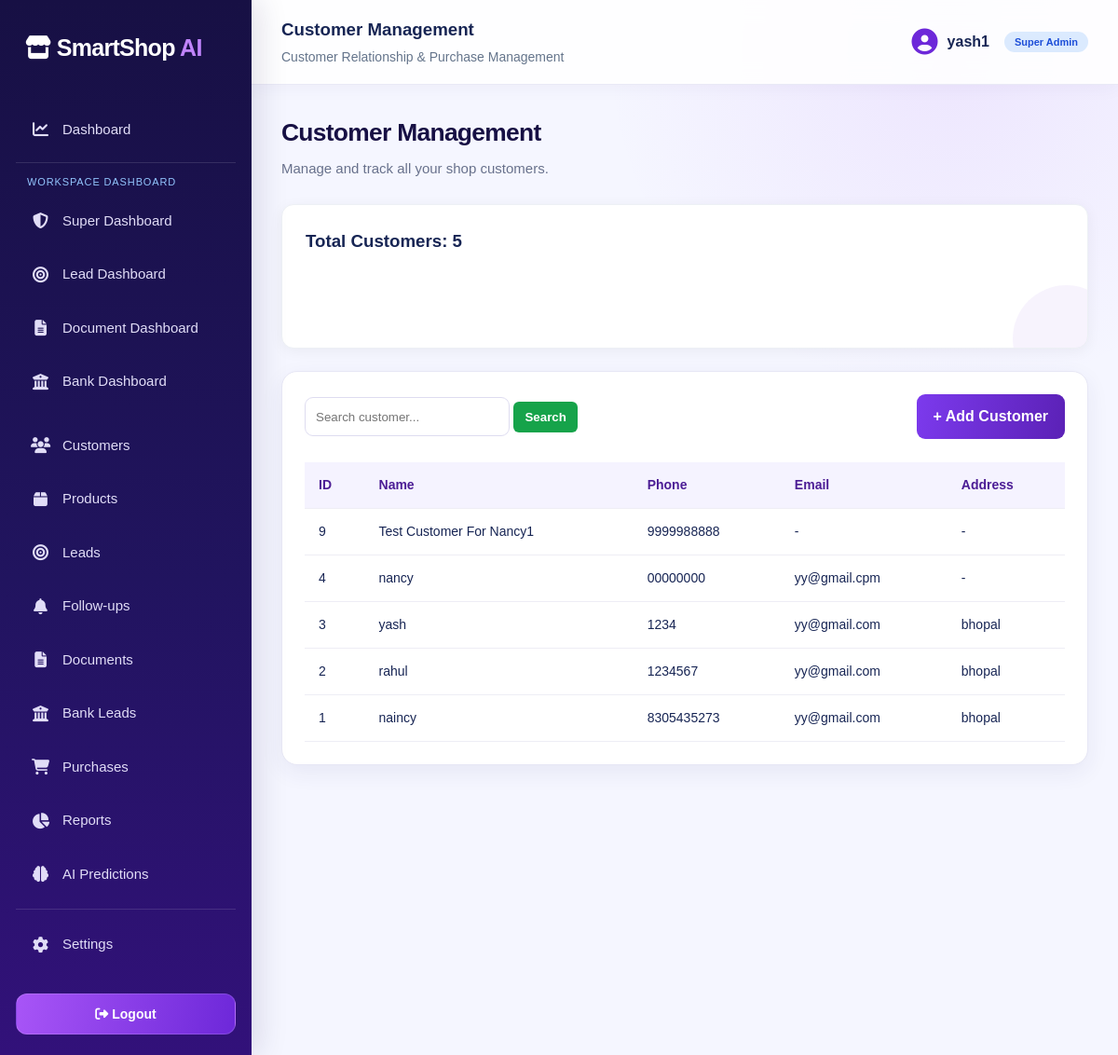
The app's page /customers/ (signed in) with its own data.
### crm/models.py (models this page shows, shortened)
class Customer(models.Model):
    shop = models.ForeignKey(
        Shop,
        on_delete=models.CASCADE
    )
    name = models.CharField(max_length=150)
    phone = models.CharField(max_length=15)
    email = models.EmailField(blank=True)
    address = models.TextField(blank=True)
    created_at = models.DateTimeField(auto_now_add=True)

### crm/views.py (the view)
# urls.py: path('customers/', views.customers, name='customers'),
@login_required
def customers(request):
    shop = get_user_shop(request.user)
    is_lead_mgr = not request.user.is_superuser and request.user.groups.filter(name='Lead Manager').exists()
    if is_lead_mgr:
        customer_list = Customer.objects.filter(
            shop=shop,
            lead__assigned_to=request.user
        ).distinct().order_by('-created_at')
    else:
        staff_id = request.GET.get('staff_id')
        if staff_id:
            customer_list = Customer.objects.filter(
                shop=shop,
                lead__assigned_to_id=staff_id
            ).distinct().order_by('-created_at')
        else:
            customer_list = Customer.objects.filter(
                shop=shop
            ).order_by('-created_at')
    search = request.GET.get('search')
    if search:
        customer_list = customer_list.filter(
            name__icontains=search
        )
    context = {
        'customers': customer_list,
        'total_customers': customer_list.count()
    }
    return render(request, 'crm/customers.html', context)

### crm/views.py (called while the page is built, shortened)
def get_user_shop(user):
    try:
        if hasattr(user, 'staff_profile') and user.staff_profile and user.staff_profile.shop_id:
            return user.staff_profile.shop
    except Exception:
        pass

### templates/crm/customers.html (shortened to what this page needs)
{% extends 'crm/base.html' %}
{% block page_heading %}Customer Management{% endblock %}
{% block content %}
<div class="welcome">
    <h2>Customer Management</h2>
    <p>Manage and track all your shop customers.</p>
</div>
<div class="stat-card">
    <h3>Total Customers: {{ total_customers }}</h3>
</div>
<div class="table-container">
    <div class="table-header">
        <form method="GET">
            <input type="text"
                   name="search"
                   placeholder="Search customer..."
                   value="{{ request.GET.search|default:'' }}">
            <button type="submit">Search</button>
        </form>
        <a href="{% url 'add_customer' %}" class="primary-btn">
            + Add Customer
        </a>
    </div>
    <table>
        <thead>
            <tr>
                <th>ID</th>
                <th>Name</th>
                <th>Phone</th>
                <th>Email</th>
                <th>Address</th>
            </tr>
        </thead>
        <tbody>
            {% for customer in customers %}
            <tr>
                <td>{{ customer.id }}</td>
                <td>{{ customer.name }}</td>
                <td>{{ customer.phone }}</td>
                <td>{{ customer.email|default:"-" }}</td>
                <td>{{ customer.address|default:"-" }}</td>
            </tr>
            {% empty %}
            <tr>
                <td colspan="5">No customers found.</td>
            </tr>
            {% endfor %}
        </tbody>
    </table>
</div>
{% endblock %}

### templates/crm/base.html (shortened to what this page needs)
{% load static %}
<!DOCTYPE html>
<html lang="en">
<head>
    <link rel="stylesheet" href="{% static 'css/app.css' %}">
    <link rel="stylesheet"
          href="https://cdnjs.cloudflare.com/ajax/libs/font-awesome/6.5.0/css/all.min.css">
</head>
<body>
<div class="layout">
    <aside class="sidebar">
        <div class="logo">
            <i class="fa-solid fa-store"></i>
            SmartShop <span>AI</span>
        </div>
        <nav>
            {% if request.user.groups.all.0.name == "Lead Manager" %}
                <a href="{% url 'lead_dashboard' %}">
                    <i class="fa-solid fa-chart-line"></i> Dashboard
                </a>
                <a href="{% url 'leads' %}">
                    <i class="fa-solid fa-bullseye"></i> Leads
                </a>
                <a href="{% url 'customers' %}">
                    <i class="fa-solid fa-users"></i> Customers
                </a>
                <a href="{% url 'followups' %}">
                    <i class="fa-solid fa-bell"></i> Follow-ups
                </a>
            {% elif request.user.is_superuser %}
                <a href="{% url 'dashboard' %}">
                    <i class="fa-solid fa-chart-line"></i> Dashboard
                </a>
                <div class="dashboard-links">
                    <small>WORKSPACE DASHBOARD</small>
                    <a href="{% url 'superuser_dashboard' %}">
                        <i class="fa-solid fa-shield-halved"></i> Super Dashboard
                    </a>
                    <a href="{% url 'lead_dashboard' %}">
                        <i class="fa-solid fa-bullseye"></i> Lead Dashboard
                    </a>
                    <a href="{% url 'document_dashboard' %}">
                        <i class="fa-solid fa-file-lines"></i> Document Dashboard
                    </a>
                    <a href="{% url 'bank_dashboard' %}">
                        <i class="fa-solid fa-building-columns"></i> Bank Dashboard
                    </a>
                </div>
                <a href="{% url 'customers' %}">
                    <i class="fa-solid fa-users"></i> Customers
                </a>
                <a href="{% url 'products' %}">
                    <i class="fa-solid fa-box"></i> Products
                </a>
                <a href="{% url 'leads' %}">
                    <i class="fa-solid fa-bullseye"></i> Leads
                </a>
                <a href="{% url 'followups' %}">
                    <i class="fa-solid fa-bell"></i> Follow-ups
                </a>
                <a href="{% url 'documents' %}">
                    <i class="fa-solid fa-file-lines"></i> Documents
                </a>
                <a href="{% url 'banks' %}">
                    <i class="fa-solid fa-building-columns"></i> Bank Leads
                </a>
                <a href="{% url 'purchases' %}">
                    <i class="fa-solid fa-cart-shopping"></i> Purchases
                </a>
                <a href="{% url 'reports' %}">
                    <i class="fa-solid fa-chart-pie"></i> Reports
                </a>
                <a href="{% url 'ai_predictions' %}">
                    <i class="fa-solid fa-brain"></i> AI Predictions
                </a>
            {% endif %}
            <div style="margin-top: 12px; padding-top: 12px; border-top: 1px solid rgba(255, 255, 255, 0.12);">
                <a href="{% url 'settings' %}">
                    <i class="fa-solid fa-gear"></i> Settings
                </a>
            </div>
        </nav>
        <div class="sidebar-bottom">
            <form method="POST" action="{% url 'logout' %}">
                <button type="submit">
                    <i class="fa-solid fa-right-from-bracket"></i>
                    Logout
                </button>
            </form>
        </div>
    </aside>
    <main class="main-content">
        <header class="topbar">
            <div>
                <h3>{% block page_heading %}Dashboard{% endblock %}</h3>
                <p>Customer Relationship & Purchase Management</p>
            </div>
            <a href="{% url 'settings' %}" class="profile" style="text-decoration:none; color:inherit;" title="Go to Settings">
                <i class="fa-solid fa-circle-user"></i>
                {{ request.user.username }}
                {% if request.user.is_superuser %}
                    <span class="badge-count" style="font-size: 11px; margin-left: 6px;">Super Admin</span>
                {% elif request.user.groups.all.0.name %}
                    <span class="badge-count" style="font-size: 11px; margin-left: 6px;">{{ request.user.groups.all.0.name }}</span>
                {% endif %}
            </a>
        </header>
        <section class="page-content">
            {% block content %}
            {% endblock %}
        </section>
    </main>
</div>
</body>
</html>

### records on screen
Customer: id "9", name "Test Customer For Nancy1", phone "9999988888", email "-", address "-"
Customer: id "4", name "nancy", phone "00000000", email "yy@gmail.cpm", address "-"
Customer: id "3", name "yash", phone "1234", email "yy@gmail.com", address "bhopal"
Customer: id "2", name "rahul", phone "1234567", email "yy@gmail.com", address "bhopal"
Customer: id "1", name "naincy", phone "8305435273", email "yy@gmail.com", address "bhopal"

### other values on screen
{{ request.user.username }} "yash1"
{{ total_customers }} "5"
